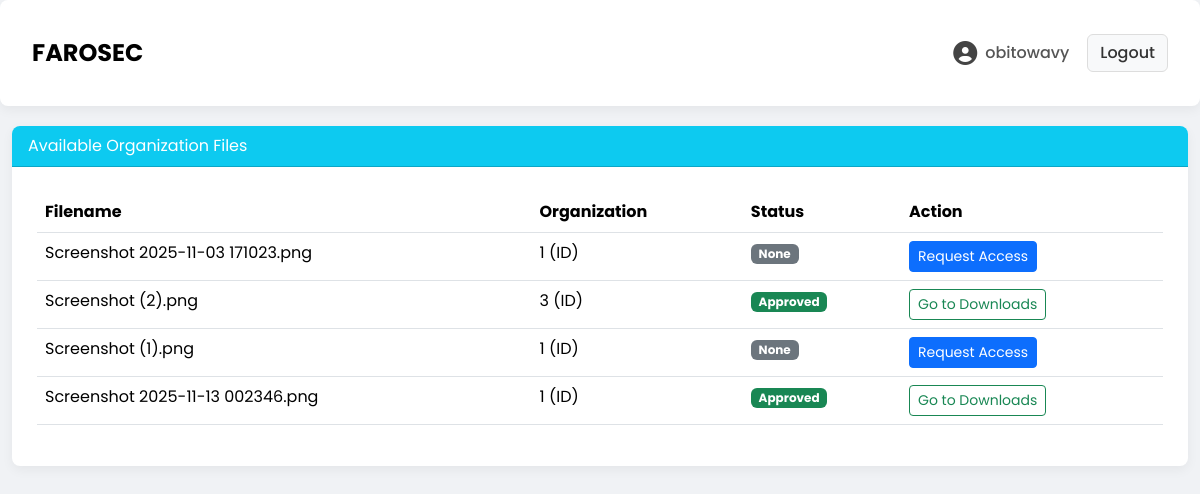
Page /dashboard (signed in) on the committed database.
### app.py (models this page shows)
class User(db.Model, UserMixin):
    id = db.Column(db.Integer, primary_key=True)
    username = db.Column(db.String(20), unique=True, nullable=False)
    password = db.Column(db.String(60), nullable=False)
    image_file = db.Column(db.String(20), nullable=False, default='default.jpg')
    role = db.Column(db.String(20), nullable=False)  # 'organization' or 'consultant'
    public_key = db.Column(db.Text, nullable=False) # RSA Public Key (SQL Storage)

class File(db.Model):
    id = db.Column(db.Integer, primary_key=True)
    filename = db.Column(db.String(100), nullable=False)
    filepath = db.Column(db.String(100), nullable=False)
    owner_id = db.Column(db.Integer, db.ForeignKey('user.id'), nullable=False)
    encrypted_aes_key = db.Column(db.Text, nullable=False)

### app.py (the view)
@app.route('/dashboard')
@login_required
def dashboard():
    if current_user.role == 'organization':
        my_files = File.query.filter_by(owner_id=current_user.id).order_by(File.id.desc()).all()
        pending_requests = AccessRequest.query.join(File).filter(File.owner_id == current_user.id, AccessRequest.status == 'pending').all()
        return render_template('dashboard.html', files=my_files, requests=pending_requests)
    elif current_user.role == 'consultant':
        all_files = File.query.join(User).filter(User.role == 'organization').order_by(File.id.desc()).all()
        my_requests = {r.file_id: r.status for r in AccessRequest.query.filter_by(consultant_id=current_user.id).all()}
        return render_template('dashboard.html', all_files=all_files, my_requests=my_requests)

### app.py (called while the page is built)
@login_manager.user_loader
def load_user(user_id):
    return User.query.get(int(user_id))

### templates/dashboard.html (shortened to what this page needs)
{% extends "layout.html" %} {% block content %}
{% if current_user.role == 'organization' %}
<div class="file-section">
  <h3>Upload</h3>
  <p class="description">Encrypt and share your files to other users</p>
  <div class="card upload-section">
    <div class="card-body">
      <form
        action="{{ url_for('upload_file') }}"
        method="POST"
        enctype="multipart/form-data"
        id="uploadForm"
      >
        <div id="drop-zone-container">
          <label for="file" class="file-upload-label" id="drop-zone">
            <i class="fa-solid fa-cloud-arrow-up"></i>
            <span class="upload-text"
              >Click here to upload your file or drag.</span
            >
            <span class="supported-formats"
              >Supported Format: XLSX, PDF, PNG, JPEG (10mb each)</span
            >
            <input
              class="form-control"
              type="file"
              id="file"
              name="file"
              required
              style="display: none"
            />
          </label>
        </div>
        <div id="file-preview-container" style="display: none">
          <div class="file-preview-box">
            <div class="file-preview-details">
              <i id="preview-icon" class="fa-solid fa-file"></i>
              <div class="file-preview-info">
                <span id="preview-filename">Filename.pdf</span>
                <span id="preview-filesize">1.21 MB</span>
              </div>
            </div>
            <button type="button" class="delete-btn" id="remove-file-btn">
              <i class="fa-solid fa-trash-can"></i>
            </button>
          </div>
        </div>
        <div class="upload-options">
          <button type="submit" class="btn btn-primary upload-encrypt-btn">
            Upload and Encrypt
          </button>
        </div>
      </form>
    </div>
  </div>
</div>
<div class="file-sections-wrapper">
  <div class="file-section">
    <div class="file-section-header">
      <div>
        <h3>My Files:</h3>
        <p class="description">Here are your uploaded files</p>
      </div>
    </div>
    {% set ns = namespace(found_files=False) %} {% for file in files %} {% if
    file.encryption_algorithm == current_filter %} {% set ns.found_files = True
    %}
    <div class="file-item-card">
      {% set ext = file.filename.split('.')[-1] | lower %}
      <i
        class="fa-solid {% if ext == 'xlsx' or ext == 'xls' %} fa-file-excel file-icon excel {% elif ext == 'pdf' %} fa-file-pdf file-icon pdf {% elif ext == 'png' or ext == 'jpg' or ext == 'jpeg' %} fa-file-image file-icon image {% else %} fa-file file-icon other {% endif %}"
      ></i>
      <div class="file-info">
        <strong>{{ file.filename }}</strong>
      </div>
      <form
        action="{{ url_for('share_file') }}"
        method="POST"
        class="d-flex share-form"
        id="share-form-{{ loop.index }}"
      >
        <input type="hidden" name="file_id" value="{{ file.id }}" />
        <input
          type="text"
          class="form-control form-control-sm"
          name="username"
          placeholder="Share with..."
          required
        />
      </form>
      <div class="file-actions">
        <button
          type="submit"
          form="share-form-{{ loop.index }}"
          class="btn btn-action"
          title="Share"
        >
          <i class="fa-solid fa-share-nodes"></i>
        </button>
        <a
          href="{{ url_for('benchmark_file', file_id=file.id) }}"
          class="btn btn-action"
          title="Compare"
        >
          <i class="fa-solid fa-chart-line"></i>
        </a>
        <a
          href="{{ url_for('download_file', file_id=file.id) }}"
          class="btn btn-action download"
          title="Download"
        >
          <i class="fa-solid fa-download"></i>
        </a>
      </div>
    </div>
    {% endif %} {% else %}
    <p class="no-files-message">You have not uploaded any files.</p>
    {% endfor %} {% if not ns.found_files and files %}
    <p class="no-files-message">
      No files found with the filter "{{ current_filter }}".
    </p>
    {% endif %}
  </div>
  <div class="file-section">
    <h3>Access Requests:</h3>
    <p class="description">
      Enter password to approve and grant access to the consultant.
    </p>
    {% for req in requests %}
    <div class="file-item-card">
      {% set ext = req.file.filename.split('.')[-1] | lower %}
      <i
        class="fa-solid {% if ext == 'xlsx' or ext == 'xls' %} fa-file-excel file-icon excel {% elif ext == 'pdf' %} fa-file-pdf file-icon pdf {% elif ext == 'png' or ext == 'jpg' or ext == 'jpeg' %} fa-file-image file-icon image {% else %} fa-file file-icon other {% endif %}"
      ></i>
      <div class="file-info">
        <strong>{{ req.file.filename }}</strong>
        <small class="file-algo-tag"
          >request by: {{ req.consultant.username }}</small
        >
      </div>
      <div class="file-actions">
        <form
          action="{{ url_for('approve_request', request_id=req.id) }}"
          method="POST"
          class="share-form"
        >
          <input
            type="password"
            name="password_verify"
            class="form-control form-control-sm"
            placeholder="Confirm Password"
            required
          />
          <button type="submit" class="btn btn-success btn-sm">Approve</button>
        </form>
      </div>
    </div>
    {% else %}
    <p class="no-files-message">No files have been shared with you.</p>
    {% endfor %}
  </div>
</div>
{% elif current_user.role == 'consultant' %}
<div class="card">
  <div class="card-header bg-info text-white">Available Organization Files</div>
  <div class="card-body">
    <table class="table table-hover">
      <thead>
        <tr>
          <th>Filename</th>
          <th>Organization</th>
          <th>Status</th>
          <th>Action</th>
        </tr>
      </thead>
      <tbody>
        {% for file in all_files %}
        <tr>
          <td>{{ file.filename }}</td>
          <td>{{ file.owner_id }} (ID)</td>
          <td>
            {% if my_requests.get(file.id) == 'pending' %}
            <span class="badge bg-warning text-dark">Pending</span>
            {% elif my_requests.get(file.id) == 'approved' %}
            <span class="badge bg-success">Approved</span>
            {% else %}
            <span class="badge bg-secondary">None</span>
            {% endif %}
          </td>
          <td>
            {% if my_requests.get(file.id) == 'approved' %}
            <a
              href="{{ url_for('my_access') }}"
              class="btn btn-sm btn-outline-success"
              >Go to Downloads</a
            >
            {% elif my_requests.get(file.id) == 'pending' %}
            <button class="btn btn-sm btn-secondary" disabled>Requested</button>
            {% else %}
            <a
              href="{{ url_for('request_access', file_id=file.id) }}"
              class="btn btn-sm btn-primary"
              >Request Access</a
            >
            {% endif %}
          </td>
        </tr>
        {% else %}
        <tr>
          <td colspan="4" class="text-center">
            No files available from organizations.
          </td>
        </tr>
        {% endfor %}
      </tbody>
    </table>
  </div>
</div>
{% endif %}
{% endblock %}

### templates/layout.html (shortened to what this page needs)
<!DOCTYPE html>
<html lang="en">
<head>
    <link href="https://cdn.jsdelivr.net/npm/bootstrap@5.3.3/dist/css/bootstrap.min.css" rel="stylesheet">
    <link rel="stylesheet" href="https://cdnjs.cloudflare.com/ajax/libs/font-awesome/6.5.1/css/all.min.css">
    <link rel="stylesheet" href="{{ url_for('static', filename='style.css') }}">
</head>
<body>
    <nav class="navbar navbar-expand-lg">
        <div class="container">
            <a class="navbar-brand" href="{{ url_for('dashboard') }}">FAROSEC</a>
            <div class="collapse navbar-collapse" id="navbarNav">
                <ul class="navbar-nav ms-auto align-items-center">
                {% if current_user.is_authenticated %}
                    {% set profile_pic_url = url_for('static', filename='profile_pics/' + current_user.image_file) %}
                    <li class="nav-item">
                        <a class="nav-link username-link" href="{{ url_for('profile') }}">
                            <i class="fa-solid fa-user-circle profile-icon"></i>
                            <span class="username-text">{{ current_user.username }}</span>
                        </a>
                    </li>
                    <li class="nav-item">
                        <a class="nav-link logout-btn" href="{{ url_for('logout') }}">Logout</a>
                    </li>
                {% endif %}
                </ul>
            </div>
        </div>
    </nav>
    <main class="container">
        {% block content %}{% endblock %}
    </main>
</body>
</html>

### static/style.css (style rules this page uses)
body { background-color: #f0f2f5; font-family: "Poppins", sans-serif; color: #333; }
.container { max-width: 1200px; margin-top: 20px; margin-bottom: 20px; }
.navbar { background-color: #ffffff; border-radius: 8px; box-shadow: 0 4px 12px rgba(0, 0, 0, 0.05); padding: 10px 20px; margin-bottom: 20px; }
.navbar-brand { font-size: 24px; font-weight: 700; }
.navbar-nav .username-link { display: flex; align-items: center; color: #555; font-weight: 500; }
.navbar-nav .profile-icon { font-size: 24px; margin-right: 8px; color: #444; }
.navbar-nav .username-text { font-weight: 500; }
.navbar-nav .logout-btn { background-color: #f8f9fa; border: 1px solid #ddd; color: #333; font-weight: 500; border-radius: 6px; padding: 6px 12px !important; margin-left: 10px; transition: background-color 0.2s ease, color 0.2s ease; }
.card { border: none; border-radius: 8px; box-shadow: 0 4px 12px rgba(0, 0, 0, 0.05); margin-bottom: 1.5rem; overflow: hidden; }
.card .card-body { padding: 25px; }

### rows in the picture
User: username "obitowavy"
File: filename "Screenshot 2025-11-03 171023.png", owner_id "1", shows "None"
File: filename "Screenshot (2).png", owner_id "3", shows "Approved"
File: filename "Screenshot (1).png", owner_id "1", shows "None"
File: filename "Screenshot 2025-11-13 002346.png", owner_id "1", shows "Approved"
